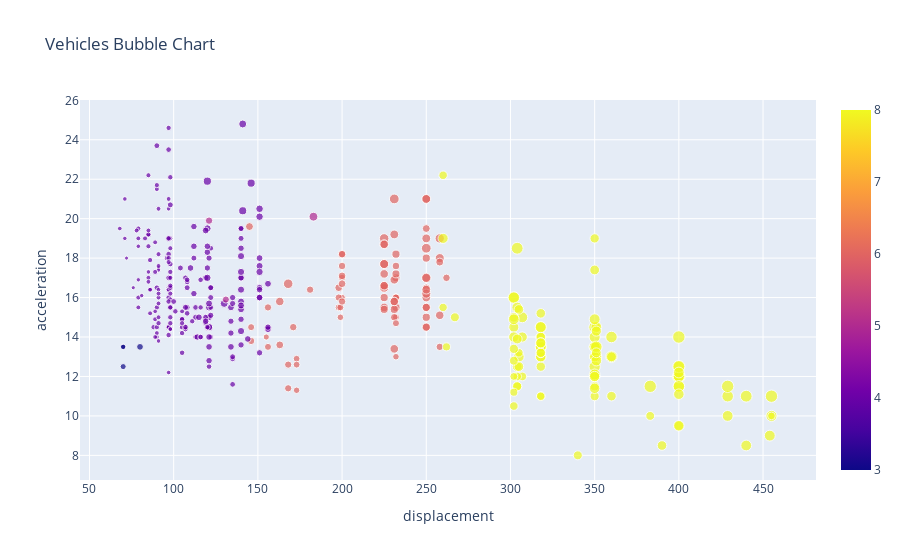

The notebook cell saved with this chart:
### Markdown cell above
## bubble plot

### Code cell
import pandas as pd
import plotly.offline as pyo
import plotly.graph_objs as go

df = pd.read_csv('../../data/bronze/plotlydash/mpg.csv')

# create data by choosing fields for x, y and marker size attributes
data = [go.Scatter(x=df["displacement"],
                   y=df["acceleration"],
                   mode='markers',
                   text=df["name"],
                   marker=dict(size=df["weight"]/400,
                               color=df["cylinders"],
                               showscale=True))]
# create a layout with title and axis labels
layout = go.Layout(title="Vehicles Bubble Chart",
                   xaxis=dict(title="displacement"),
                   yaxis=dict(title="acceleration"),
                   hovermode='closest')
# create a fig from data & layout, and plot the fig
fig = go.Figure(data=data, layout=layout)
pyo.iplot(fig)

### Figure 1 — Plotly figure (JSON) as saved in the notebook; plotly's stock layout.template omitted (floating-point values rounded to 4 significant figures; data arrays with more than 128 entries replaced by an {"elided": "..."} marker saying what was removed)
{"data": [{"marker": {"color": {"elided": "398 int values"}, "showscale": true, "size": {"elided": "398 float values"}}, "mode": "markers", "text": {"elided": "398 str values"}, "type": "scatter", "x": {"elided": "398 float values"}, "y": {"elided": "398 float values"}}], "layout": {"hovermode": "closest", "title": {"text": "Vehicles Bubble Chart"}, "xaxis": {"title": {"text": "displacement"}}, "yaxis": {"title": {"text": "acceleration"}}}}
